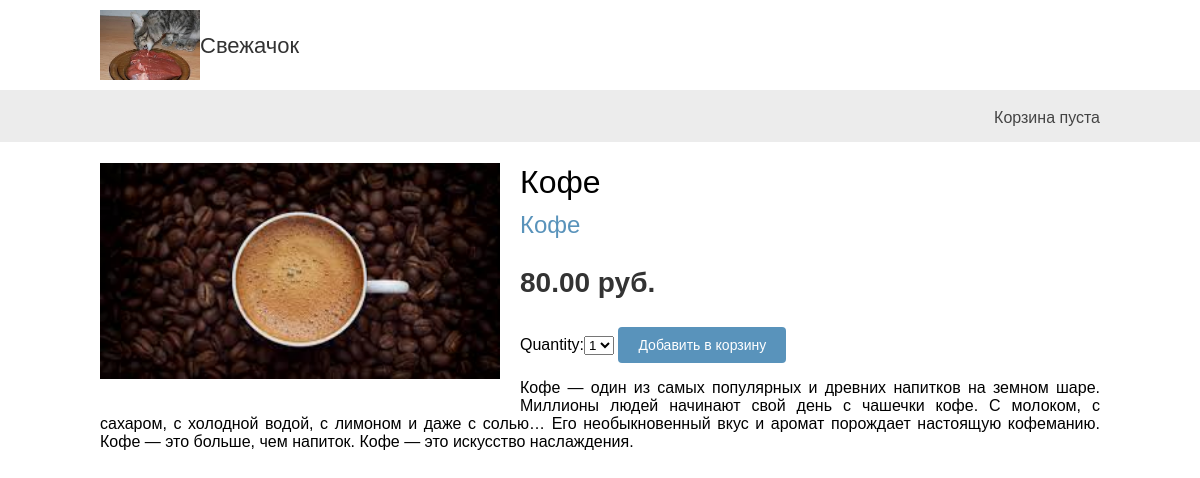
Screenshot of /2/kofe/ with the database file from the repository.
### shop/models.py (models this page shows, shortened)
class Product(models.Model):
	category = models.ForeignKey(Category, related_name='Товары', on_delete=models.CASCADE)
	name = models.CharField(max_length=200, db_index=True)
	slug = models.SlugField(max_length=200, db_index=True)
	image = models.ImageField(upload_to='products/%Y/%m/%d', blank=True)
	description = models.TextField(blank=True)
	price = models.DecimalField(max_digits=10, decimal_places=2)
	available = models.BooleanField(default=True, name='available')
	created = models.DateTimeField(auto_now_add=True)
	updated = models.DateTimeField(auto_now=True)
	class Meta():
		ordering = ('name',)
		index_together = (('id', 'slug'),)
		verbose_name = 'Товар'
		verbose_name_plural = 'Товары'

class Category(models.Model):
	name = models.CharField(max_length=200, db_index=True)
	slug = models.SlugField(max_length=200, unique=True)
	class Meta():
		ordering = ('name',)
		verbose_name = 'Категория'
		verbose_name_plural = 'Категории'
	def __str__(self):
		return self.name
	def get_absolute_url(self):
		return reverse('shop:product_list_by_category', args=[self.slug])

### shop/views.py (the view)
# urls.py: path('<int:id>/<slug:slug>/', views.product_detail,
def product_detail(request, id, slug):
	product = get_object_or_404(Product, id=id, slug=slug, available=True)
	cart_product_form = CartAddProductForm()
	return render(request, 'shop/product/detail.html', { 'product': product,
														'cart_product_form': cart_product_form
	 })

### cart/forms.py
class CartAddProductForm(forms.Form):
	quantity = forms.TypedChoiceField(choices=PRODUCT_QUANTITY_CHOICES, coerce=int)
	update = forms.BooleanField(required=False,
								initial=False,
								widget=forms.HiddenInput)

### cart/cart.py (called while the page is built)
    def __len__(self):
        return sum(item['quantity'] for item in self.cart.values())

### shop/context_processors.py (called while the page is built)
def cart(request):
	return {'cart': Cart(request)}

### shop/templates/shop/product/detail.html (shortened to what this page needs)
{% extends 'shop/base.html' %}
{% load static %}
{% block content %}
	<div class="product-detail">
		<img src="{% if product.image %} {{ product.image.url }} {% else %}
		{% static 'img/no_image.png' %} {% endif %}">
		<h1>{{product.name}}</h1>
		<h2>
			<a href="{{ product.category.get_absolute_url }}">{{ product.category }}</a>
		</h2>
		<p class="price">{{ product.price }} руб.</p>
		<form action="{% url 'cart:cart_add' product.id %}" method="post">
			{{ cart_product_form }}
			<input type="submit" value="Добавить в корзину">
		</form>
		{{ product.description|linebreaks }}
	</div>
{% endblock %}

### shop/static/css/base.css (style rules this page uses)
body { margin:0; padding:0; font-family:helvetica, sans-serif; }
h1, h2, h3, h4, h5 , h6 { font-family: 'Ubuntu', sans-serif; font-weight:normal; }
a { text-decoration:none; color:#5993bb; }
a.button, input[type="submit"] { color:#fff; background:#5993bb; border-radius:4px; padding:10px 20px; font-size:14px; border:0; }
.product-detail { text-align:justify; }
.product-detail .price { color:#333; font-size:28px; font-weight:bold; }
.product-detail img { width:40%; float:left; padding:0 20px 20px 0; }
.product-detail h1 { margin-bottom:0; }
.product-detail h2 { margin-top:10px; }

### rows the page displays
Product: image (picture), name "Кофе", category "Кофе", price "80.00", description "Кофе — один из самых популярных и древних напитков на земном шаре. Миллионы людей начинают свой день с чашечки кофе. С молоком, с сахаром, с холодной водой, с лимоном и даже с солью… Его необыкновенный вкус и аромат порождает настоящую кофеманию. Кофе — это больше, чем напиток. Кофе — это искусство наслаждения."
